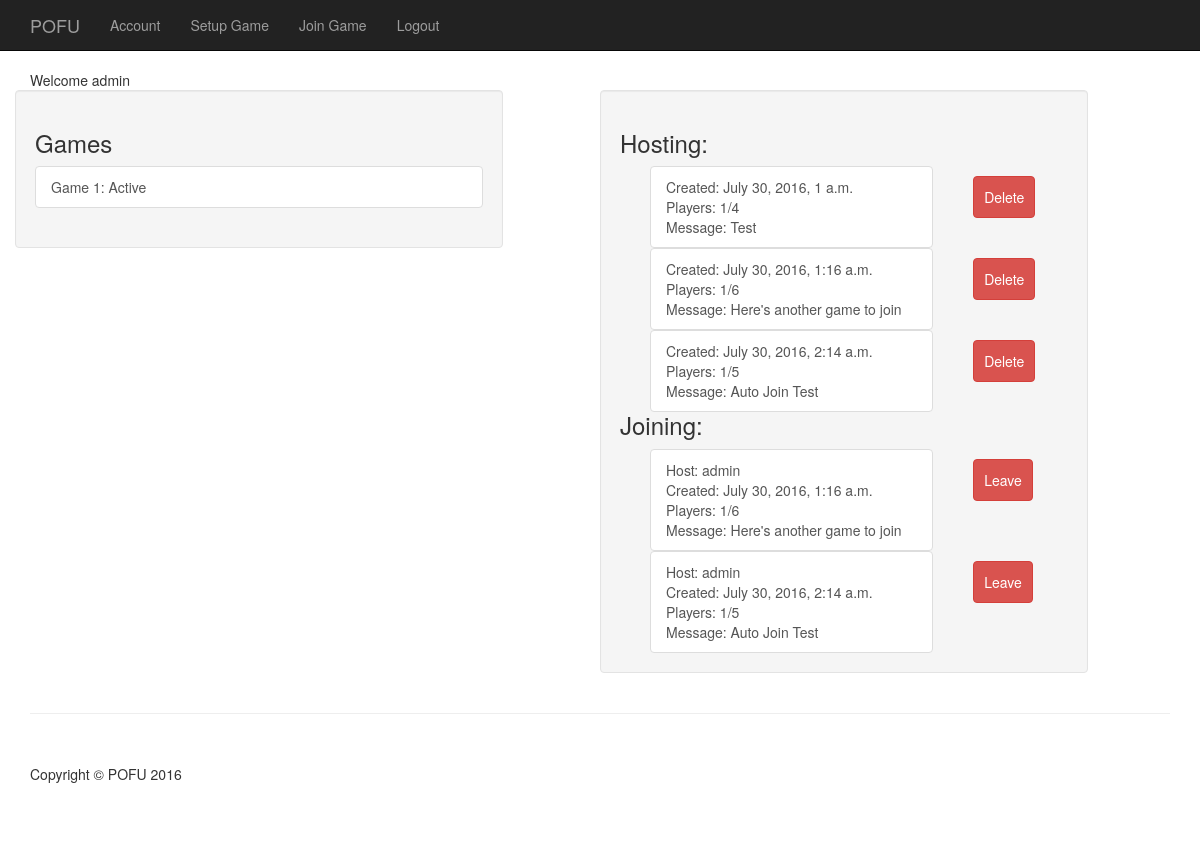
Before: /users/home (signed in) with the older database file.
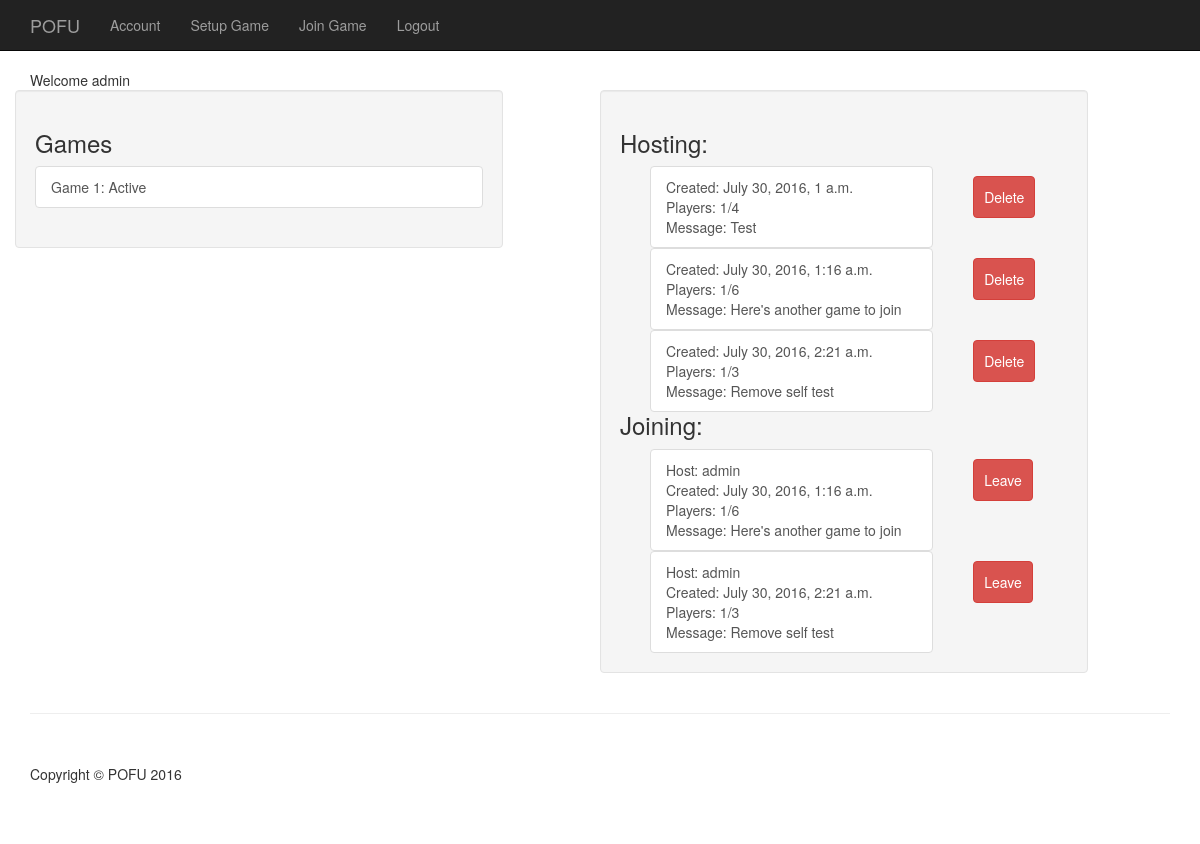
After: the same page with the newer database file.
### game/models.py (models this page shows, shortened)
class Game(models.Model):
    status = models.CharField(max_length=1, default='A', choices=GAME_STATUS)
    title = models.CharField(max_length=50, blank=True)
    host = models.ForeignKey(User, null=True)
    objects = GamesManager()
    def __str__(self):
        return "Game " + str(self.id)

class Setup(models.Model):
    num_players = models.IntegerField(verbose_name="Number of Players",
                                      help_text="2-8 players",
                                      validators=[MinValueValidator(2, message="Must have at least 2 players"),
                                                  MaxValueValidator(8, message="Cannot have more than 8 players")])
    host = models.ForeignKey(User, null=True)
    timestamp = models.DateTimeField(auto_now_add=True)
    message = models.CharField(max_length=300, blank=True)
    objects = SetupManager()
    def joined(self):
        return self.invitation_set.count()

### users/views.py (the view)
@login_required
def home(request):
    my_games = Game.objects.games_for_user(request.user)
    joining = Setup.objects.setups_for_user(request.user)
    hosting = Setup.objects.filter(host=request.user)
    context = {'my_games': my_games,
               'joining': joining,
               'hosting': hosting}
    return render(request, 'users/home.html', context)

### game/models.py (called while the page is built)
    def games_for_user(self, user):
        return super(GamesManager, self).get_queryset().filter(
            models.Q(player__user_id=user.id))

    def setups_for_user(self, user):
        return super(SetupManager, self).get_queryset().filter(
            models.Q(invitation__user_id=user.id))

### users/templates/users/home.html
{% extends 'base.html' %}
{% block content %}
<div class="row">
    <div class="col-md-12" id="header">
        Welcome {{ user.username }}
    </div>
    <div class="well col-md-5">
        {% include "game/game_list_snippet.html" with header="Games" game_list=my_games %}
    </div>
    <div class="well col-md-5 col-md-push-1">
        <div>
            <h3 class="panel-header">Hosting:</h3>
            <div class="list-group">
                {% for game in hosting %}
                    <div class="col-md-12">
                        <div class="col-md-9">
                            <a class="list-group-item" href="#">
                                Created: {{ game.timestamp }}<br>
                                Players: {{ game.joined }}/{{ game.num_players }}<br>
                                Message: {{ game.message }}
                            </a>
                        </div>
                        <div class="col-md-3">
                            <a href="{% url 'game:delete' pk=game.id %}" class="btn btn-danger" role="button">Delete</a>
                        </div>
                    </div>
                {% empty %}
                    <span class="list-group-item">No games available</span>
                {% endfor %}
            </div>
            <h3 class="panel-header">Joining:</h3>
            <div class="list-group">
                {% for game in joining %}
                    <div class="col-md-12">
                        <div class="col-md-9">
                            <a class="list-group-item" href="#">
                                Host: {{ game.host }} <br>
                                Created: {{ game.timestamp }}<br>
                                Players: {{ game.joined }}/{{ game.num_players }}<br>
                                Message: {{ game.message }}
                            </a>
                        </div>
                        <div class="col-md-3">
                            <a href="{% url 'game:leave' pk=game.id %}" class="btn btn-danger" role="button">Leave</a>
                        </div>
                    </div>
                {% empty %}
                    <span class="list-group-item">No games available</span>
                {% endfor %}
            </div>
        </div>
    </div>
</div>
{% endblock content %}

### game/templates/game/game_list_snippet.html
<h3 class="panel-header">{{ header }}</h3>
<div class="list-group">
    {% for game in game_list %}
        <a class="list-group-item" href="{% url 'game:display' pk=game.id %}">
            {{ game }}: {{ game.get_status_display }}
        </a>
    {% empty %}
        <span class="list-group-item">No games available</span>
    {% endfor %}
</div>

Changed rows visible on the page:
removed Setup: timestamp "July 30, 2016, 2:14 a.m.", joined "1", num_players "5", message "Auto Join Test", host "admin"
added Setup: timestamp "July 30, 2016, 2:21 a.m.", joined "1", num_players "3", message "Remove self test", host "admin"
